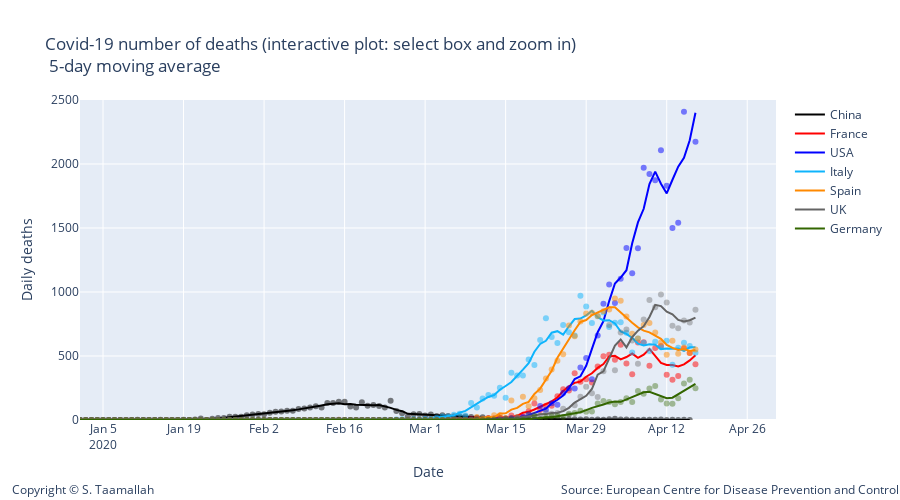

Here is the notebook cell this chart was saved with:
### Code cell
degree = 1
#smooth_italy = smoothTriangle(df_italy['deaths'],degree)





smooth_china = smooth_3day(df_china['deaths'])
smooth_france = smooth_3day(df_france['deaths'])
smooth_italy = smooth_3day(df_italy['deaths'])
smooth_usa = smooth_3day(df_usa['deaths'])
smooth_uk = smooth_3day(df_uk['deaths'])
smooth_germany = smooth_3day(df_germany['deaths'])
smooth_spain = smooth_3day(df_spain['deaths'])
smooth_korea = smooth_3day(df_korea['deaths'])
smooth_netherlands = smooth_3day(df_netherlands['deaths'])
smooth_belgium = smooth_3day(df_belgium['deaths'])

smooth_china = smoothTriangle(df_china['deaths'], degree)
smooth_france = smoothTriangle(df_france['deaths'], degree)
smooth_italy = smoothTriangle(df_italy['deaths'],degree)
smooth_usa = smoothTriangle(df_usa['deaths'],degree)
smooth_uk = smoothTriangle(df_uk['deaths'],degree)
smooth_germany = smoothTriangle(df_germany['deaths'],degree)
smooth_spain = smoothTriangle(df_spain['deaths'],degree)
smooth_korea = smoothTriangle(df_korea['deaths'],degree)
smooth_netherlands = smoothTriangle(df_netherlands['deaths'],degree)
smooth_belgium = smoothTriangle(df_belgium['deaths'],degree)

smooth_china = smooth_5day(df_china['deaths'])
smooth_france = smooth_5day(df_france['deaths'])
smooth_italy = smooth_5day(df_italy['deaths'])
smooth_usa = smooth_5day(df_usa['deaths'])
smooth_uk = smooth_5day(df_uk['deaths'])
smooth_germany = smooth_5day(df_germany['deaths'])
smooth_spain = smooth_5day(df_spain['deaths'])
smooth_korea = smooth_5day(df_korea['deaths'])
smooth_netherlands = smooth_5day(df_netherlands['deaths'])
smooth_belgium = smooth_5day(df_belgium['deaths'])




# Add traces
trace1 = go.Scatter(
        x=df_china.index, 
        y=df_china['deaths'],
        mode='markers',
        name='China daily cases',
        line_color='rgba(0, 0, 0, 0.5)',
        showlegend=False,
)

trace11 = go.Scatter(
        x=df_china.index, 
        y=smooth_china,
        mode='lines',
        name='China',
        line_color='rgba(0, 0, 0, 1)',
)


trace2 = go.Scatter(
        x=df_france.index, 
        y=df_france['deaths'],
        mode='markers',
        name='France',
        line_color='rgba(256, 0, 0, .5)',
        showlegend=False,
)

trace22 = go.Scatter(
        x=df_france.index, 
        y=smooth_france,
        mode='lines',
        name='France',
        line_color='rgba(256, 0, 0, 1)',
)


trace3 = go.Scatter(
        x=df_usa.index, 
        y=df_usa['deaths'],
        mode='markers',
        name='USA',
        line_color='rgba(0, 0, 255, .5)',
    showlegend=False,
)

trace33 = go.Scatter(
        x=df_usa.index, 
        y=smooth_usa,
        mode='lines',
        name='USA',
        line_color='rgba(0, 0, 255, 1)',
)

trace4 = go.Scatter(
        x=df_italy.index, 
        y=df_italy['deaths'],
        mode='markers',
        name='Italy',
        line_color='rgba(14, 180, 252, .5)',
    showlegend=False,
)

trace44 = go.Scatter(
        x=df_italy.index, 
        y=smooth_italy,
        mode='lines',
        name='Italy',
        line_color='rgba(14, 180, 252, 1)',
)

trace5 = go.Scatter(
        x=df_spain.index, 
        y=df_spain['deaths'],
        mode='markers',
        name='Spain',
        line_color='rgba(255, 137, 0, .5)',
    showlegend=False,
)

trace55 = go.Scatter(
        x=df_spain.index, 
        y=smooth_spain,
        mode='lines',
        name='Spain',
        line_color='rgba(256, 137, 0, 1)',
)


trace6 = go.Scatter(
        x=df_uk.index, 
        y=df_uk['deaths'],
        mode='markers',
        name='UK',
        line_color='rgba(100, 100, 100, .4)',
    showlegend=False
)

trace66 = go.Scatter(
        x=df_uk.index, 
        y=smooth_uk,
        mode='lines',
        name='UK',
        line_color='rgba(100, 100, 100, 1)',
)

trace7 = go.Scatter(
        x=df_germany.index, 
        y=df_germany['deaths'],
        mode='markers',
        name='Germany',
        line_color='rgba(51, 102, 0, .4)',
    showlegend=False,
)

trace77 = go.Scatter(
        x=df_germany.index, 
        y=smooth_germany,
        mode='lines',
        name='Germany',
        line_color='rgba(51, 102, 0, 1)',
)


data = [trace1,trace11, trace2, trace22, trace3, trace33, trace4, trace44, trace5, trace55, trace6, trace66, trace7, trace77]

layout = go.Layout(
    title="Covid-19 number of deaths (interactive plot: select box and zoom in) <br> 5-day moving average",
    width=900,
    height=500,
    
    # Top left
    xaxis=dict(
        title='Date',
        range=['2020-01-01', '2020-05-01'],
    ),
    yaxis=dict(
        title='Daily deaths',
        #type='log',
        range=[0,2500],
        anchor='x'
    ),
    
      annotations=[
        dict(
            x=1.18,
            y=-0.25,
            showarrow=False,
            text='Source: European Centre for Disease Prevention and Control',
            xref='paper',
            yref='paper'
        ),
        
        dict(
            x=-0.1,
            y=-0.25,
            showarrow=False,
            text='Copyright © S. Taamallah ',
            xref='paper',
            yref='paper'
        )
    ],
    
)

fig = go.Figure(data=data, layout=layout)
fig.show()
from plotly.offline import plot
plot(fig, filename="STaamallah_covid19_analysis_chart_1_20200417.html", auto_open = False)
